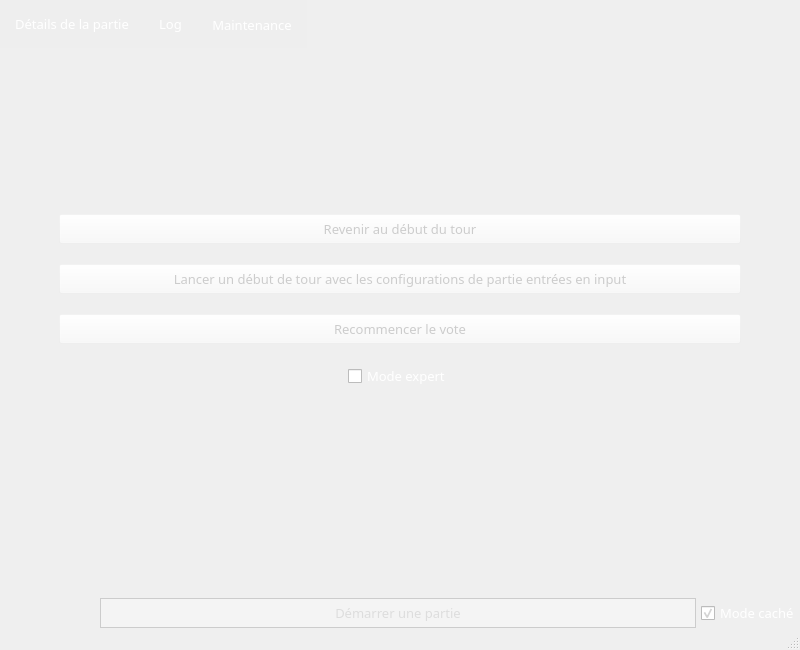
<?xml version="1.0" encoding="UTF-8"?>
<ui version="4.0">
 <class>Secret_Voldemort_Serveur</class>
 <widget class="QMainWindow" name="Secret_Voldemort_Serveur">
  <property name="geometry">
   <rect>
    <x>0</x>
    <y>0</y>
    <width>800</width>
    <height>650</height>
   </rect>
  </property>
  <property name="sizePolicy">
   <sizepolicy hsizetype="Fixed" vsizetype="Fixed">
    <horstretch>0</horstretch>
    <verstretch>0</verstretch>
   </sizepolicy>
  </property>
  <property name="minimumSize">
   <size>
    <width>800</width>
    <height>650</height>
   </size>
  </property>
  <property name="maximumSize">
   <size>
    <width>800</width>
    <height>650</height>
   </size>
  </property>
  <property name="windowTitle">
   <string>Server_CTR</string>
  </property>
  <widget class="QWidget" name="centralwidget">
   <layout class="QVBoxLayout" name="verticalLayout_3">
    <property name="spacing">
     <number>10</number>
    </property>
    <property name="leftMargin">
     <number>0</number>
    </property>
    <property name="topMargin">
     <number>0</number>
    </property>
    <property name="rightMargin">
     <number>0</number>
    </property>
    <property name="bottomMargin">
     <number>0</number>
    </property>
    <item>
     <widget class="QTabWidget" name="tabWidget">
      <property name="sizePolicy">
       <sizepolicy hsizetype="Expanding" vsizetype="Expanding">
        <horstretch>0</horstretch>
        <verstretch>0</verstretch>
       </sizepolicy>
      </property>
      <property name="font">
       <font>
        <family>High Tower Text</family>
        <pointsize>10</pointsize>
       </font>
      </property>
      <property name="styleSheet">
       <string notr="true">QTabWidget{
	background-color:rgba(0,0,0,0);
}

QTabBar::tab {
	background: rgba(230, 230, 230, 20); 
	border: none; 
	padding: 15px;
	color:white;
} 

QTabBar::tab:hover { 
	background: rgba(230, 230, 230, 30); 
	margin-bottom: -1px; 
}

QTabBar::tab:selected { 
	background: rgba(230, 230, 230, 40); 
	margin-bottom: -1px; 
}

QTabWidget::pane { 
   border: none;
}

QTabWidget::tab_details{
	background: rgba(230, 230, 230, 20); 
}</string>
      </property>
      <property name="currentIndex">
       <number>2</number>
      </property>
      <widget class="QWidget" name="tab_details">
       <attribute name="title">
        <string>Détails de la partie</string>
       </attribute>
       <layout class="QVBoxLayout" name="verticalLayout_7">
        <item>
         <layout class="QHBoxLayout" name="horizontalLayout_2">
          <property name="spacing">
           <number>0</number>
          </property>
          <property name="bottomMargin">
           <number>0</number>
          </property>
          <item>
           <spacer name="horizontalSpacer_14">
            <property name="orientation">
             <enum>Qt::Horizontal</enum>
            </property>
            <property name="sizeHint" stdset="0">
             <size>
              <width>40</width>
              <height>20</height>
             </size>
            </property>
           </spacer>
          </item>
          <item>
           <widget class="QLabel" name="label_7">
            <property name="font">
             <font>
              <family>High Tower Text</family>
              <pointsize>10</pointsize>
             </font>
            </property>
            <property name="styleSheet">
             <string notr="true">QLabel{
	color:white;
}</string>
            </property>
            <property name="text">
             <string>Partie </string>
            </property>
           </widget>
          </item>
          <item>
           <widget class="QLabel" name="input_gameStatus">
            <property name="font">
             <font>
              <family>High Tower Text</family>
              <pointsize>10</pointsize>
             </font>
            </property>
            <property name="styleSheet">
             <string notr="true">QLabel{
	color:white;
}</string>
            </property>
            <property name="text">
             <string>en cours</string>
            </property>
           </widget>
          </item>
          <item>
           <spacer name="horizontalSpacer_11">
            <property name="orientation">
             <enum>Qt::Horizontal</enum>
            </property>
            <property name="sizeHint" stdset="0">
             <size>
              <width>40</width>
              <height>20</height>
             </size>
            </property>
           </spacer>
          </item>
         </layout>
        </item>
        <item>
         <layout class="QHBoxLayout" name="horizontalLayout_8">
          <property name="spacing">
           <number>0</number>
          </property>
          <property name="bottomMargin">
           <number>0</number>
          </property>
          <item>
           <spacer name="horizontalSpacer_12">
            <property name="orientation">
             <enum>Qt::Horizontal</enum>
            </property>
            <property name="sizeHint" stdset="0">
             <size>
              <width>40</width>
              <height>20</height>
             </size>
            </property>
           </spacer>
          </item>
          <item>
           <widget class="QLabel" name="label_2">
            <property name="sizePolicy">
             <sizepolicy hsizetype="Maximum" vsizetype="Preferred">
              <horstretch>0</horstretch>
              <verstretch>0</verstretch>
             </sizepolicy>
            </property>
            <property name="font">
             <font>
              <family>High Tower Text</family>
              <pointsize>10</pointsize>
             </font>
            </property>
            <property name="styleSheet">
             <string notr="true">QLabel{
	color:white;
}</string>
            </property>
            <property name="text">
             <string>Joueurs connectés : </string>
            </property>
           </widget>
          </item>
          <item>
           <widget class="QLabel" name="input_numberPlayerConnected">
            <property name="sizePolicy">
             <sizepolicy hsizetype="Maximum" vsizetype="Preferred">
              <horstretch>0</horstretch>
              <verstretch>0</verstretch>
             </sizepolicy>
            </property>
            <property name="styleSheet">
             <string notr="true">QLabel{
	color:white;
}</string>
            </property>
            <property name="text">
             <string>0</string>
            </property>
           </widget>
          </item>
          <item>
           <spacer name="horizontalSpacer_13">
            <property name="orientation">
             <enum>Qt::Horizontal</enum>
            </property>
            <property name="sizeHint" stdset="0">
             <size>
              <width>40</width>
              <height>20</height>
             </size>
            </property>
           </spacer>
          </item>
         </layout>
        </item>
        <item>
         <widget class="QToolBox" name="toolBox">
          <property name="font">
           <font>
            <family>High Tower Text</family>
            <pointsize>10</pointsize>
           </font>
          </property>
          <property name="styleSheet">
           <string notr="true">QToolBox::tab {
	background: rgba(250,250,250,20);
	border-left:1px solid white;
	color: white;
padding: 0px 0px 0px 5px;
}

QToolBox::tab:hover { 
	background: rgba(250,250,250,30);
}

QToolBox::tab:selected { 
	background: rgba(250,250,250,40);
}

QToolBox,
QToolBox &gt; *,
QToolBox &gt; QScrollArea &gt; #qt_scrollarea_viewport &gt; QWidget {
	background: transparent;
}



QToolBox QScrollBar:horizontal {
    border: none;
    background: rgba(250,250,250,40);
    height: 10px;
    margin: 0px 0px 0px 0px;
}
QToolBox QScrollBar::handle:horizontal {
    background: #FFFFFF;
    min-width: 10px;
}

QToolBox QScrollBar::add-line:horizontal {
    background: none;
    width: 0px;
	height: 0px;
}

QToolBox QScrollBar::sub-line:horizontal {
    background: none;
    width: 0px;
	height: 0px;
}

QToolBox QScrollBar:left-arrow:horizontal, QToolBox QScrollBar::right-arrow:horizontal {
    width: 0px;
    height: 0px;
    background: none;
}

QScrollBar::add-page:horizontal, QScrollBar::sub-page:horizontal {
    background: none;
}</string>
          </property>
          <property name="frameShape">
           <enum>QFrame::NoFrame</enum>
          </property>
          <property name="currentIndex">
           <number>0</number>
          </property>
          <widget class="QWidget" name="page_board">
           <property name="geometry">
            <rect>
             <x>0</x>
             <y>0</y>
             <width>778</width>
             <height>321</height>
            </rect>
           </property>
           <attribute name="label">
            <string>Plateau de jeu</string>
           </attribute>
           <layout class="QVBoxLayout" name="verticalLayout_9">
            <property name="spacing">
             <number>5</number>
            </property>
            <item>
             <layout class="QVBoxLayout" name="verticalLayout_8">
              <property name="spacing">
               <number>10</number>
              </property>
              <property name="topMargin">
               <number>10</number>
              </property>
              <property name="bottomMargin">
               <number>10</number>
              </property>
              <item>
               <layout class="QHBoxLayout" name="layout_boardMangemort">
                <property name="spacing">
                 <number>0</number>
                </property>
               </layout>
              </item>
              <item>
               <layout class="QHBoxLayout" name="layout_boardPhenixOrder">
                <property name="spacing">
                 <number>0</number>
                </property>
               </layout>
              </item>
             </layout>
            </item>
           </layout>
          </widget>
          <widget class="QWidget" name="page_players">
           <property name="geometry">
            <rect>
             <x>0</x>
             <y>0</y>
             <width>100</width>
             <height>30</height>
            </rect>
           </property>
           <attribute name="label">
            <string>Joueurs</string>
           </attribute>
           <layout class="QHBoxLayout" name="horizontalLayout_12">
            <property name="spacing">
             <number>5</number>
            </property>
            <item>
             <layout class="QHBoxLayout" name="layoutPlayers">
              <property name="spacing">
               <number>5</number>
              </property>
             </layout>
            </item>
           </layout>
          </widget>
          <widget class="QWidget" name="page_pile">
           <property name="geometry">
            <rect>
             <x>0</x>
             <y>0</y>
             <width>83</width>
             <height>42</height>
            </rect>
           </property>
           <attribute name="label">
            <string>Pile de loi</string>
           </attribute>
           <layout class="QHBoxLayout" name="horizontalLayout_11">
            <property name="spacing">
             <number>5</number>
            </property>
            <item alignment="Qt::AlignLeft">
             <widget class="QLabel" name="label_4">
              <property name="sizePolicy">
               <sizepolicy hsizetype="Maximum" vsizetype="Maximum">
                <horstretch>0</horstretch>
                <verstretch>0</verstretch>
               </sizepolicy>
              </property>
              <property name="font">
               <font>
                <family>System</family>
                <pointsize>10</pointsize>
                <weight>75</weight>
                <bold>true</bold>
               </font>
              </property>
              <property name="styleSheet">
               <string notr="true">QLabel{
	color:white;
}</string>
              </property>
              <property name="text">
               <string>&gt;&gt;</string>
              </property>
             </widget>
            </item>
            <item>
             <layout class="QHBoxLayout" name="layoutPile">
              <property name="spacing">
               <number>5</number>
              </property>
             </layout>
            </item>
           </layout>
          </widget>
         </widget>
        </item>
       </layout>
      </widget>
      <widget class="QWidget" name="tab_log">
       <attribute name="title">
        <string>Log</string>
       </attribute>
       <layout class="QVBoxLayout" name="verticalLayout_2">
        <item>
         <widget class="QTextEdit" name="log">
          <property name="font">
           <font>
            <family>High Tower Text</family>
            <pointsize>10</pointsize>
            <italic>true</italic>
           </font>
          </property>
          <property name="styleSheet">
           <string notr="true">QTextEdit{
	background-color:rgba(250,250,250,5);
	color:white;
	border:none;
	border-left:1px solid white;
	padding:8px;
}</string>
          </property>
          <property name="readOnly">
           <bool>true</bool>
          </property>
          <property name="html">
           <string>&lt;!DOCTYPE HTML PUBLIC &quot;-//W3C//DTD HTML 4.0//EN&quot; &quot;http://www.w3.org/TR/REC-html40/strict.dtd&quot;&gt;
&lt;html&gt;&lt;head&gt;&lt;meta name=&quot;qrichtext&quot; content=&quot;1&quot; /&gt;&lt;style type=&quot;text/css&quot;&gt;
p, li { white-space: pre-wrap; }
&lt;/style&gt;&lt;/head&gt;&lt;body style=&quot; font-family:'High Tower Text'; font-size:10pt; font-weight:400; font-style:italic;&quot;&gt;
&lt;p style=&quot;-qt-paragraph-type:empty; margin-top:0px; margin-bottom:0px; margin-left:0px; margin-right:0px; -qt-block-indent:0; text-indent:0px;&quot;&gt;&lt;br /&gt;&lt;/p&gt;&lt;/body&gt;&lt;/html&gt;</string>
          </property>
         </widget>
        </item>
       </layout>
      </widget>
      <widget class="QWidget" name="tab_maintenance">
       <attribute name="title">
        <string>Maintenance</string>
       </attribute>
       <layout class="QVBoxLayout" name="verticalLayout_4">
        <item>
         <layout class="QVBoxLayout" name="verticalLayout">
          <property name="spacing">
           <number>20</number>
          </property>
          <item>
           <spacer name="verticalSpacer_2">
            <property name="orientation">
             <enum>Qt::Vertical</enum>
            </property>
            <property name="sizeHint" stdset="0">
             <size>
              <width>20</width>
              <height>40</height>
             </size>
            </property>
           </spacer>
          </item>
          <item>
           <widget class="QPushButton" name="buttonRestartTurn">
            <property name="font">
             <font>
              <family>High Tower Text</family>
              <pointsize>10</pointsize>
             </font>
            </property>
            <property name="styleSheet">
             <string notr="true">QPushButton{
	background-color : rgba(250,250,250,20);
	color : #CCCCCC;
	padding-left : 20px;
	padding-right : 20px;
	padding-top : 5px;
	padding-bottom : 5px;
	margin:0px;
	margin-left:50px;
	margin-right:50px;
}

QPushButton::hover{
	background-color : rgba(250,250,250,40);
	color:white;
}</string>
            </property>
            <property name="text">
             <string>Revenir au début du tour</string>
            </property>
           </widget>
          </item>
          <item>
           <widget class="QPushButton" name="buttonStartTurnWithInputs">
            <property name="font">
             <font>
              <family>High Tower Text</family>
              <pointsize>10</pointsize>
             </font>
            </property>
            <property name="styleSheet">
             <string notr="true">QPushButton{
	background-color : rgba(250,250,250,20);
	color : #CCCCCC;
	padding-left : 20px;
	padding-right : 20px;
	padding-top : 5px;
	padding-bottom : 5px;
	margin-left:50px;
	margin-right:50px;
}

QPushButton::hover{
	background-color : rgba(250,250,250,40);
	color:white;
}</string>
            </property>
            <property name="text">
             <string>Lancer un début de tour avec les configurations de partie entrées en input</string>
            </property>
           </widget>
          </item>
          <item>
           <widget class="QPushButton" name="buttonRestartVote">
            <property name="font">
             <font>
              <family>High Tower Text</family>
              <pointsize>10</pointsize>
             </font>
            </property>
            <property name="styleSheet">
             <string notr="true">QPushButton{
	background-color : rgba(250,250,250,20);
	color : #CCCCCC;
	padding-left : 20px;
	padding-right : 20px;
	padding-top : 5px;
	padding-bottom : 5px;
	margin-left:50px;
	margin-right:50px;
}

QPushButton::hover{
	background-color : rgba(250,250,250,40);
	color:white;
}</string>
            </property>
            <property name="text">
             <string>Recommencer le vote</string>
            </property>
           </widget>
          </item>
          <item alignment="Qt::AlignHCenter">
           <widget class="QCheckBox" name="buttonExpertMode">
            <property name="sizePolicy">
             <sizepolicy hsizetype="Maximum" vsizetype="Fixed">
              <horstretch>0</horstretch>
              <verstretch>0</verstretch>
             </sizepolicy>
            </property>
            <property name="font">
             <font>
              <family>High Tower Text</family>
              <pointsize>10</pointsize>
             </font>
            </property>
            <property name="styleSheet">
             <string notr="true">QCheckBox{
	color:white;
}</string>
            </property>
            <property name="text">
             <string>Mode expert</string>
            </property>
           </widget>
          </item>
          <item>
           <widget class="QLabel" name="version">
            <property name="styleSheet">
             <string notr="true">QLabel{
	color:white;
}</string>
            </property>
            <property name="text">
             <string/>
            </property>
            <property name="alignment">
             <set>Qt::AlignCenter</set>
            </property>
           </widget>
          </item>
          <item>
           <spacer name="verticalSpacer">
            <property name="orientation">
             <enum>Qt::Vertical</enum>
            </property>
            <property name="sizeHint" stdset="0">
             <size>
              <width>20</width>
              <height>40</height>
             </size>
            </property>
           </spacer>
          </item>
         </layout>
        </item>
       </layout>
      </widget>
     </widget>
    </item>
    <item>
     <layout class="QHBoxLayout" name="horizontalLayout_10">
      <property name="spacing">
       <number>5</number>
      </property>
      <property name="bottomMargin">
       <number>0</number>
      </property>
      <item>
       <spacer name="horizontalSpacer">
        <property name="orientation">
         <enum>Qt::Horizontal</enum>
        </property>
        <property name="sizeType">
         <enum>QSizePolicy::Fixed</enum>
        </property>
        <property name="sizeHint" stdset="0">
         <size>
          <width>100</width>
          <height>20</height>
         </size>
        </property>
       </spacer>
      </item>
      <item>
       <widget class="QPushButton" name="buttonStart">
        <property name="font">
         <font>
          <family>High Tower Text</family>
          <pointsize>10</pointsize>
          <weight>50</weight>
          <bold>false</bold>
         </font>
        </property>
        <property name="styleSheet">
         <string notr="true">QPushButton{
	background-color : #55FFFFFF;
	color : #DDDDDD;
	padding-left : 20px;
	padding-right : 20px;
	padding-top : 5px;
	padding-bottom : 5px;
	border:1px solid #CCCCCC;
}

QPushButton::hover{
	background-color : #DDFFFFFF;
	color : #101010;
	border:1px solid #808080;
}</string>
        </property>
        <property name="text">
         <string>Démarrer une partie</string>
        </property>
       </widget>
      </item>
      <item>
       <widget class="QCheckBox" name="buttonAntiSpoil">
        <property name="sizePolicy">
         <sizepolicy hsizetype="Maximum" vsizetype="Fixed">
          <horstretch>0</horstretch>
          <verstretch>0</verstretch>
         </sizepolicy>
        </property>
        <property name="font">
         <font>
          <family>High Tower Text</family>
          <pointsize>10</pointsize>
         </font>
        </property>
        <property name="styleSheet">
         <string notr="true">QCheckBox{
	color:white;
}</string>
        </property>
        <property name="text">
         <string>Mode caché</string>
        </property>
        <property name="checked">
         <bool>true</bool>
        </property>
       </widget>
      </item>
     </layout>
    </item>
   </layout>
  </widget>
  <widget class="QMenuBar" name="menubar">
   <property name="geometry">
    <rect>
     <x>0</x>
     <y>0</y>
     <width>800</width>
     <height>25</height>
    </rect>
   </property>
  </widget>
  <widget class="QStatusBar" name="statusbar"/>
 </widget>
 <resources/>
 <connections/>
</ui>
